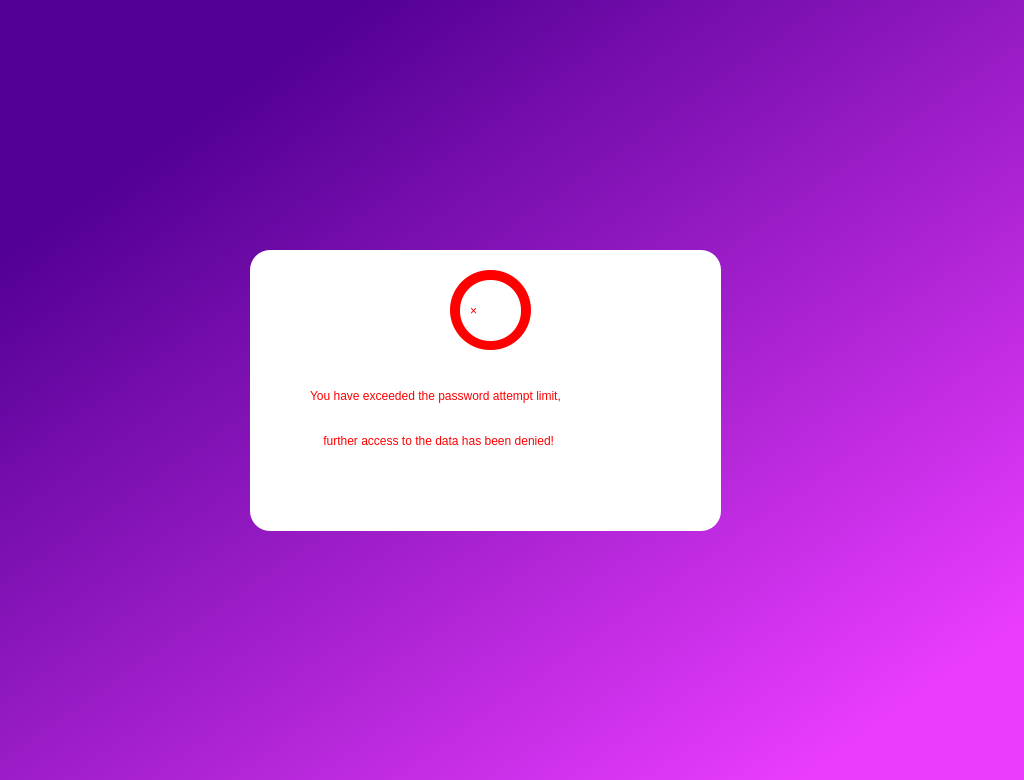
<?xml version="1.0" encoding="UTF-8"?>
<ui version="4.0">
 <class>Dialog</class>
 <widget class="QDialog" name="Dialog">
  <property name="geometry">
   <rect>
    <x>0</x>
    <y>0</y>
    <width>1024</width>
    <height>780</height>
   </rect>
  </property>
  <property name="windowTitle">
   <string>Dialog</string>
  </property>
  <widget class="QWidget" name="widget" native="true">
   <property name="geometry">
    <rect>
     <x>0</x>
     <y>0</y>
     <width>1024</width>
     <height>780</height>
    </rect>
   </property>
   <property name="styleSheet">
    <string notr="true">QWidget#widget{
background-color: qlineargradient(spread:pad, x1:0.119, y1:0.063, x2:0.98, y2:0.988636, stop:0.0895522 rgba(83, 0, 148, 255), stop:0.900498 rgba(234, 60, 255, 255));}
</string>
   </property>
   <widget class="QFrame" name="frame">
    <property name="geometry">
     <rect>
      <x>250</x>
      <y>250</y>
      <width>471</width>
      <height>281</height>
     </rect>
    </property>
    <property name="styleSheet">
     <string notr="true">background-color: rgb(255, 255, 255);
border-radius: 20px;</string>
    </property>
    <property name="frameShape">
     <enum>QFrame::StyledPanel</enum>
    </property>
    <property name="frameShadow">
     <enum>QFrame::Raised</enum>
    </property>
    <widget class="QLabel" name="label">
     <property name="geometry">
      <rect>
       <x>60</x>
       <y>110</y>
       <width>361</width>
       <height>71</height>
      </rect>
     </property>
     <property name="styleSheet">
      <string notr="true">background: transparent;
font: 75 10pt &quot;MS Shell Dlg 2&quot;;
color: rgb(255, 0, 0);
</string>
     </property>
     <property name="text">
      <string>You have exceeded the password attempt limit,</string>
     </property>
    </widget>
    <widget class="QLabel" name="label_2">
     <property name="geometry">
      <rect>
       <x>70</x>
       <y>160</y>
       <width>331</width>
       <height>61</height>
      </rect>
     </property>
     <property name="styleSheet">
      <string notr="true">background: transparent;
font: 75 10pt &quot;MS Shell Dlg 2&quot;;
color: rgb(255, 0, 0);
</string>
     </property>
     <property name="text">
      <string> further access to the data has been denied!</string>
     </property>
    </widget>
    <widget class="QFrame" name="frame_3">
     <property name="geometry">
      <rect>
       <x>200</x>
       <y>20</y>
       <width>81</width>
       <height>80</height>
      </rect>
     </property>
     <property name="styleSheet">
      <string notr="true">border-radius: 40px;
background-color: rgb(255, 0, 0);</string>
     </property>
     <property name="frameShape">
      <enum>QFrame::StyledPanel</enum>
     </property>
     <property name="frameShadow">
      <enum>QFrame::Raised</enum>
     </property>
     <widget class="QFrame" name="frame_2">
      <property name="geometry">
       <rect>
        <x>10</x>
        <y>10</y>
        <width>61</width>
        <height>61</height>
       </rect>
      </property>
      <property name="styleSheet">
       <string notr="true">border-radius: 30px;
background-color: rgb(255, 255, 255);</string>
      </property>
      <property name="frameShape">
       <enum>QFrame::StyledPanel</enum>
      </property>
      <property name="frameShadow">
       <enum>QFrame::Raised</enum>
      </property>
      <widget class="QLabel" name="label_3">
       <property name="geometry">
        <rect>
         <x>10</x>
         <y>10</y>
         <width>41</width>
         <height>41</height>
        </rect>
       </property>
       <property name="styleSheet">
        <string notr="true">font: 36pt &quot;MS Shell Dlg 2&quot;;
color: rgb(255, 0, 0);
background: transparent;</string>
       </property>
       <property name="text">
        <string>×</string>
       </property>
      </widget>
     </widget>
    </widget>
   </widget>
  </widget>
 </widget>
 <resources/>
 <connections/>
</ui>
